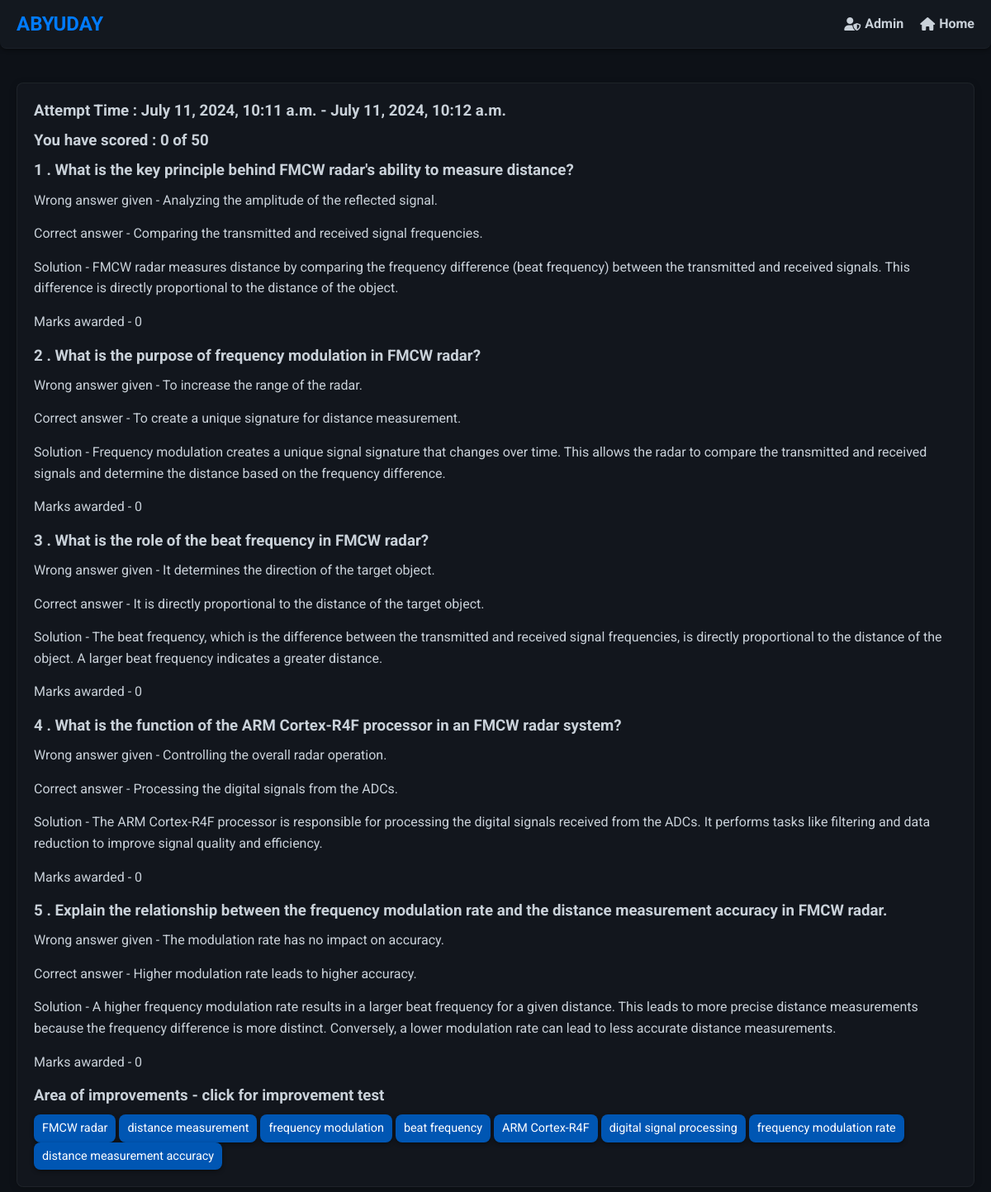
Page /preview-test/2/student/2/ on the committed database.
### firstapp/models.py (models this page shows, shortened)
class TestAttempt(models.Model):
    student=models.ForeignKey(Students,related_name='test_history',on_delete=models.CASCADE)
    test=models.ForeignKey(Test,related_name='test',on_delete=models.CASCADE)
    Submitted_data=models.JSONField(null=True, default=dict)
    test_marks=models.PositiveBigIntegerField(default=0)
    attempt_start=models.DateTimeField()
    attempt_end=models.DateTimeField(blank=True, null=True)
    class Meta:
        unique_together = ('student' , 'test')

class Topics(models.Model):
    student = models.ForeignKey(Students, related_name='topics', on_delete=models.CASCADE)
    topic = models.CharField(max_length=200)
    test=models.ForeignKey(Test,related_name='topic_test',on_delete=models.CASCADE)
    def __str__(self):
        return self.topic

### firstapp/views.py (the view)
# urls.py: path('preview-test/<int:id>/student/<int:stud_id>/',views.preview_test,name='preview-test'),
def preview_test(request,id,stud_id):
    student,_=Students.objects.get_or_create(id=stud_id)
    test_master=Test.objects.get(id=id)
    test=TestAttempt.objects.get(student_id=student.id,test_id=id)
    topic_tags=Topics.objects.filter(test=test_master,student=student)
    print(test.Submitted_data)
    return render(
        request,
        'firstapp/result_page.html',
        {
            'marks_obtained':test.test_marks,
            'total_marks': test_master.test_total_marks,
            'questions':test.Submitted_data,
            'preview':None,
            'student_pk':student.name.pk,
            'start_time':test.attempt_start,
            'end_time':test.attempt_end,
            'test_mode':'one',
            'tags':topic_tags
        }
    )

### firstapp/templatetags/firstapp_extras.py (called while the page is built)
@register.filter
def compareTwo(value,arg):
    if value==arg:
        return True
    return False

### firstapp/templates/firstapp/result_page.html (shortened to what this page needs)
{% extends 'firstapp/base.html' %}
        {% load firstapp_extras %}
        {% block body_block %}
        {% if test_mode|compareTwo:'one' %}
        <h3>Attempt Time : {{start_time}} - {{end_time}}</h3>
        {%endif%}
        <h3>You have scored : {{marks_obtained}} of {{total_marks}}</h3>
        {% for question in questions %}
            <h3>{{ question.id }} . {{ question.question }}</h3>
            {% if question.answer_given|compareTwo:'incorrect' %}
                <p>Wrong answer given - {{ question.answer_given_value }}</p>
                <p>Correct answer - {{ question.correct_answer }}</p>
                <p>Solution - {{ question.solution }}</p>
                <p>Marks awarded - 0</p>
            {% else %}
                <p>Correct answer - {{ question.correct_answer }}</p>
                <p>Solution - {{ question.solution }}</p>
                <p>Marks awarded - {{ question.marks }}</p>
            {% endif %}
        {% endfor %}
        {% if test_mode|compareTwo:'one' %}
        <div class="AoI">
            <h3>Area of improvements - click for improvement test</h3>
            {% for tag in tags %}
                <a href="{% url 'firstapp:improvement-test' topic_id=tag.id %}" class="tag-button">{{ tag }}</a>
            {% endfor %}
        </div>
        {%endif%}
{% endblock %}

### firstapp/templates/firstapp/base.html (style rules this page uses)
:root { --primary-color: #007bff; --secondary-color: #0056b3; --background-color: #0d1117; --text-color: #c9d1d9; --navbar-bg: rgba(22, 27, 34, 0.8); --navbar-border: rgba(48, 54, 61, 0.3); --shadow-color: rgba(0, 0, 0, 0.4); --radius: 8px; --transition-speed: 0.3s; --hover-bg-color: rgba(33, 38, 45, 0.8); --button-bg-color: rgba(33, 150, 243, 0.7); --button-hover-bg-color: rgba(25, 118, 210, 0.7); --max-width: 1500px; --glass-bg-color: rgba(22, 27, 34, 0.6); --glass-border: rgba(48, 54, 61, 0.4); --glass-shadow: rgba(0, 0, 0, 0.2); }
* { box-sizing: border-box; margin: 0; padding: 0; }
body { font-family: "Roboto", sans-serif; background: var(--background-color); color: var(--text-color); display: flex; flex-direction: column; min-height: 100vh; line-height: 1.6; scroll-behavior: smooth; }
h1, h2, h3 { color: var(--text-color); margin-bottom: 10px; line-height: 1.4; }
p { margin-bottom: 15px; }
button, .tag-button, .update-profile-link { padding: 8px 24px; text-align: center; background-color: var(--button-bg-color); color: #fff; border: none; border-radius: var(--radius); cursor: pointer; transition: background-color var(--transition-speed), transform var(--transition-speed), box-shadow var(--transition-speed); font-size: 1em; box-shadow: 0 2px 5px var(--shadow-color); text-decoration: none; display: inline-block; }

### firstapp/templates/firstapp/result_page.html (style rules this page uses)
.tag-button { background-color: var(--secondary-color); color: #fff; padding: 5px 10px; border-radius: var(--radius); text-decoration: none; font-size: 0.9em; transition: background-color var(--transition-speed); }

### rows in the picture
TestAttempt: attempt_start "July 11, 2024, 10:11 a.m.", attempt_end "July 11, 2024, 10:12 a.m."
Topics: topic "FMCW radar"
Topics: topic "distance measurement"
Topics: topic "frequency modulation"
Topics: topic "beat frequency"
Topics: topic "ARM Cortex-R4F"
Topics: topic "digital signal processing"
Topics: topic "frequency modulation rate"
Topics: topic "distance measurement accuracy"

### other values in the picture
{{ marks_obtained }} "0"
{{ total_marks }} "50"
{{ question.id }} "1" "2" "3" "4" "5"
{{ question.question }} "What is the key principle behind FMCW radar's ability to measure distance?" "What is the purpose of frequency modulation in FMCW radar?" "What is the role of the beat frequency in FMCW radar?" "What is the function of the ARM Cortex-R4F processor in an FMCW radar system?" "Explain the relationship between the frequency modulation rate and the distance measurement accuracy in FMCW radar."
{{ question.answer_given_value }} "Analyzing the amplitude of the reflected signal." "To increase the range of the radar." "It determines the direction of the target object." "Controlling the overall radar operation." "The modulation rate has no impact on accuracy."
{{ question.correct_answer }} "Comparing the transmitted and received signal frequencies." "To create a unique signature for distance measurement." "It is directly proportional to the distance of the target object." "Processing the digital signals from the ADCs." "Higher modulation rate leads to higher accuracy."
{{ question.solution }} "The ARM Cortex-R4F processor is responsible for processing the digital signals received from the ADCs. It performs tasks like filtering and data reduction to improve signal quality and efficiency."
